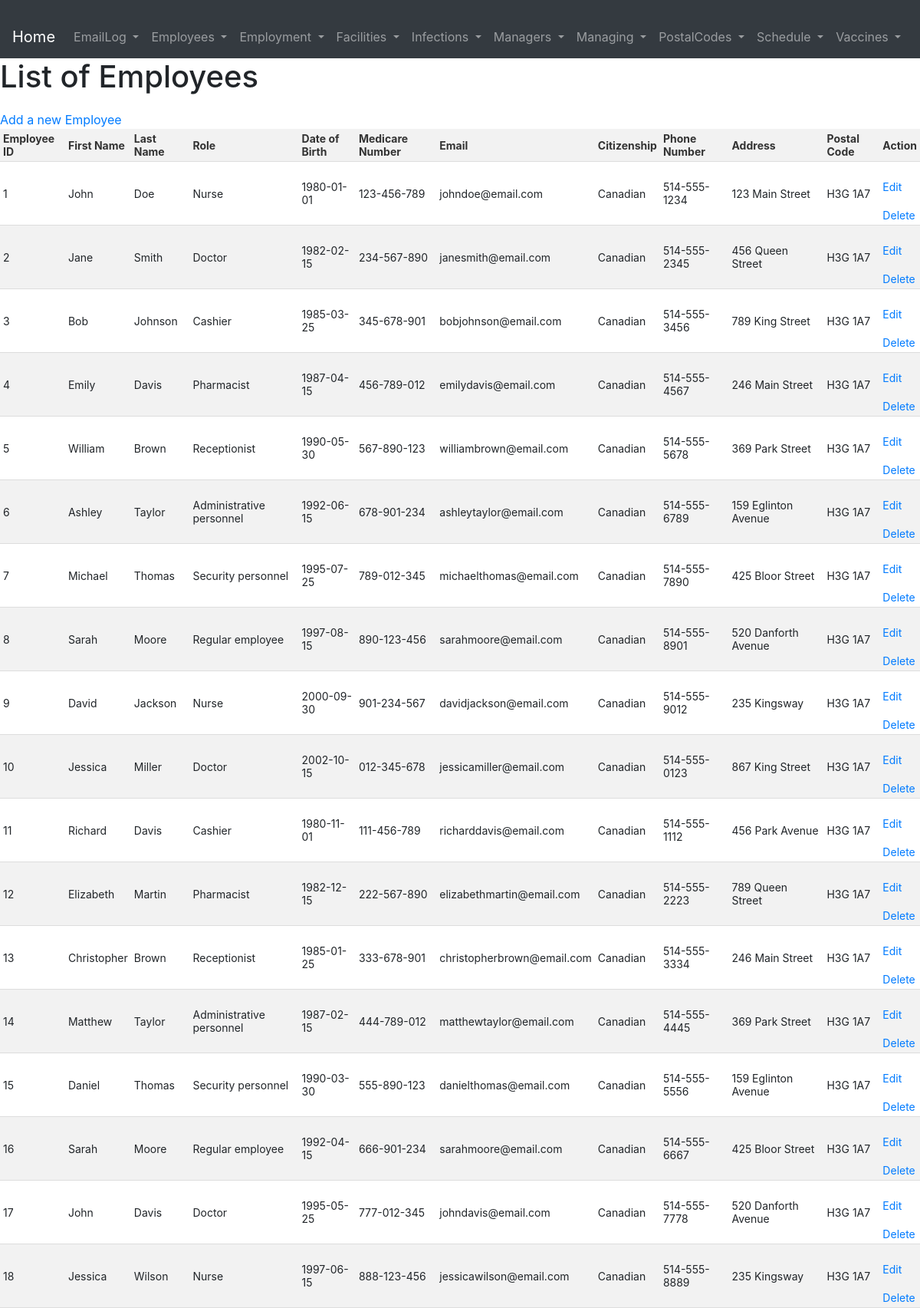
Page /pages/Employees/index.php (upper part) on the committed database.
### tables this page shows
CREATE TABLE Employees (
  EmployeeID INT PRIMARY KEY,
  FName VARCHAR(255),
  LName VARCHAR(255),
  Role VARCHAR(255),
  DoBirth DATE,
  MedicareNumber VARCHAR(255) NOT NULL UNIQUE,
  Email VARCHAR(255),
  Citizenship VARCHAR(255),
  PhoneNumber VARCHAR(255),
  Address VARCHAR(255),
  PostalCode VARCHAR(255),
  FOREIGN KEY (PostalCode) REFERENCES PostalCodes(PostalCode)
);

### pages/Employees/index.php (the view, shortened to what this page needs)
<?php require_once '../../database.php';
    include '../header.php';
    $statement = $conn->prepare('SELECT * FROM employees');
    $statement->execute();
    mysqli_stmt_bind_result($statement, $row['EmployeeID'], $row['FirstName'], $row['LastName'], $row['Role'], $row['DateOfBirth'], $row['MedicareNumber'], $row['Email'], $row['Citizenship'], $row['PhoneNumber'], $row['Address'], $row['PostalCode'])
?>
<!DOCTYPE html>
<html lang="en">
<head>
    <link rel="stylesheet" href="../../pages/style.css">
</head>
<body>
    <h1>List of Employees</h1>
    <a href="./create.php">Add a new Employee</a>
    <table>
        <thead>
            <tr>
                <th>Employee ID</th>
                <th>First Name</th>
                <th>Last Name</th>
                <th>Role</th>
                <th>Date of Birth</th>
                <th>Medicare Number</th>
                <th>Email</th>
                <th>Citizenship</th>
                <th>Phone Number</th>
                <th>Address</th>
                <th>Postal Code</th>
                <th>Action</th>
            </tr>
        </thead>
        <tbody>
            <?php while (mysqli_stmt_fetch($statement)) {?>
                <tr>
                    <td><?php echo $row['EmployeeID'] ?></td>
                    <td><?php echo $row['FirstName'] ?></td>
                    <td><?php echo $row['LastName'] ?></td>
                    <td><?php echo $row['Role'] ?></td>
                    <td><?php echo $row['DateOfBirth'] ?></td>
                    <td><?php echo $row['MedicareNumber'] ?></td>
                    <td><?php echo $row['Email'] ?></td>
                    <td><?php echo $row['Citizenship'] ?></td>
                    <td><?php echo $row['PhoneNumber'] ?></td>
                    <td><?php echo $row['Address'] ?></td>
                    <td><?php echo $row['PostalCode'] ?></td>
                    <td>
                        <a href="./edit.php?EmployeeID=<?php echo $row["EmployeeID"] ?>">Edit</a>
                        <a href="./delete.php?EmployeeID=<?php echo $row["EmployeeID"] ?>">Delete</a>
                    </td>
                </tr>
            <?php }; ?>
        </tbody>
    </table>
</body>
</html>

### pages/style.css (style rules this page uses)
table { border-collapse: collapse; width: 100%; margin-top: 20px auto; }
th, td { padding: 4px; text-align: left; border-bottom: 1px solid #ddd; font-size: 14px; }
th { background-color: #f2f2f2; color: #333; font-weight: bold; }
tr:nth-child(even) { background-color: #f2f2f2; }
a { display: block; margin-top: 20px; }

### rows in the picture
employees: EmployeeID "1", FName "John", LName "Doe", Role "Nurse", DoBirth "1980-01-01", MedicareNumber "123-456-789", Email "johndoe@email.com", Citizenship "Canadian", PhoneNumber "514-555-1234", Address "123 Main Street", PostalCode "H3G 1A7"
employees: EmployeeID "2", FName "Jane", LName "Smith", Role "Doctor", DoBirth "1982-02-15", MedicareNumber "234-567-890", Email "janesmith@email.com", Citizenship "Canadian", PhoneNumber "514-555-2345", Address "456 Queen Street", PostalCode "H3G 1A7"
employees: EmployeeID "3", FName "Bob", LName "Johnson", Role "Cashier", DoBirth "1985-03-25", MedicareNumber "345-678-901", Email "bobjohnson@email.com", Citizenship "Canadian", PhoneNumber "514-555-3456", Address "789 King Street", PostalCode "H3G 1A7"
employees: EmployeeID "4", FName "Emily", LName "Davis", Role "Pharmacist", DoBirth "1987-04-15", MedicareNumber "456-789-012", Email "emilydavis@email.com", Citizenship "Canadian", PhoneNumber "514-555-4567", Address "246 Main Street", PostalCode "H3G 1A7"
employees: EmployeeID "5", FName "William", LName "Brown", Role "Receptionist", DoBirth "1990-05-30", MedicareNumber "567-890-123", Email "williambrown@email.com", Citizenship "Canadian", PhoneNumber "514-555-5678", Address "369 Park Street", PostalCode "H3G 1A7"
employees: EmployeeID "6", FName "Ashley", LName "Taylor", Role "Administrative personnel", DoBirth "1992-06-15", MedicareNumber "678-901-234", Email "ashleytaylor@email.com", Citizenship "Canadian", PhoneNumber "514-555-6789", Address "159 Eglinton Avenue", PostalCode "H3G 1A7"
employees: EmployeeID "7", FName "Michael", LName "Thomas", Role "Security personnel", DoBirth "1995-07-25", MedicareNumber "789-012-345", Email "michaelthomas@email.com", Citizenship "Canadian", PhoneNumber "514-555-7890", Address "425 Bloor Street", PostalCode "H3G 1A7"
employees: EmployeeID "8", FName "Sarah", LName "Moore", Role "Regular employee", DoBirth "1997-08-15", MedicareNumber "890-123-456", Email "sarahmoore@email.com", Citizenship "Canadian", PhoneNumber "514-555-8901", Address "520 Danforth Avenue", PostalCode "H3G 1A7"
employees: EmployeeID "9", FName "David", LName "Jackson", Role "Nurse", DoBirth "2000-09-30", MedicareNumber "901-234-567", Email "davidjackson@email.com", Citizenship "Canadian", PhoneNumber "514-555-9012", Address "235 Kingsway", PostalCode "H3G 1A7"
employees: EmployeeID "10", FName "Jessica", LName "Miller", Role "Doctor", DoBirth "2002-10-15", MedicareNumber "012-345-678", Email "jessicamiller@email.com", Citizenship "Canadian", PhoneNumber "514-555-0123", Address "867 King Street", PostalCode "H3G 1A7"
employees: EmployeeID "11", FName "Richard", LName "Davis", Role "Cashier", DoBirth "1980-11-01", MedicareNumber "111-456-789", Email "richarddavis@email.com", Citizenship "Canadian", PhoneNumber "514-555-1112", Address "456 Park Avenue", PostalCode "H3G 1A7"
employees: EmployeeID "12", FName "Elizabeth", LName "Martin", Role "Pharmacist", DoBirth "1982-12-15", MedicareNumber "222-567-890", Email "elizabethmartin@email.com", Citizenship "Canadian", PhoneNumber "514-555-2223", Address "789 Queen Street", PostalCode "H3G 1A7"
employees: EmployeeID "13", FName "Christopher", LName "Brown", Role "Receptionist", DoBirth "1985-01-25", MedicareNumber "333-678-901", Email "christopherbrown@email.com", Citizenship "Canadian", PhoneNumber "514-555-3334", Address "246 Main Street", PostalCode "H3G 1A7"
employees: EmployeeID "14", FName "Matthew", LName "Taylor", Role "Administrative personnel", DoBirth "1987-02-15", MedicareNumber "444-789-012", Email "matthewtaylor@email.com", Citizenship "Canadian", PhoneNumber "514-555-4445", Address "369 Park Street", PostalCode "H3G 1A7"
employees: EmployeeID "15", FName "Daniel", LName "Thomas", Role "Security personnel", DoBirth "1990-03-30", MedicareNumber "555-890-123", Email "danielthomas@email.com", Citizenship "Canadian", PhoneNumber "514-555-5556", Address "159 Eglinton Avenue", PostalCode "H3G 1A7"
employees: EmployeeID "16", FName "Sarah", LName "Moore", Role "Regular employee", DoBirth "1992-04-15", MedicareNumber "666-901-234", Email "sarahmoore@email.com", Citizenship "Canadian", PhoneNumber "514-555-6667", Address "425 Bloor Street", PostalCode "H3G 1A7"
employees: EmployeeID "17", FName "John", LName "Davis", Role "Doctor", DoBirth "1995-05-25", MedicareNumber "777-012-345", Email "johndavis@email.com", Citizenship "Canadian", PhoneNumber "514-555-7778", Address "520 Danforth Avenue", PostalCode "H3G 1A7"
employees: EmployeeID "18", FName "Jessica", LName "Wilson", Role "Nurse", DoBirth "1997-06-15", MedicareNumber "888-123-456", Email "jessicawilson@email.com", Citizenship "Canadian", PhoneNumber "514-555-8889", Address "235 Kingsway", PostalCode "H3G 1A7"
